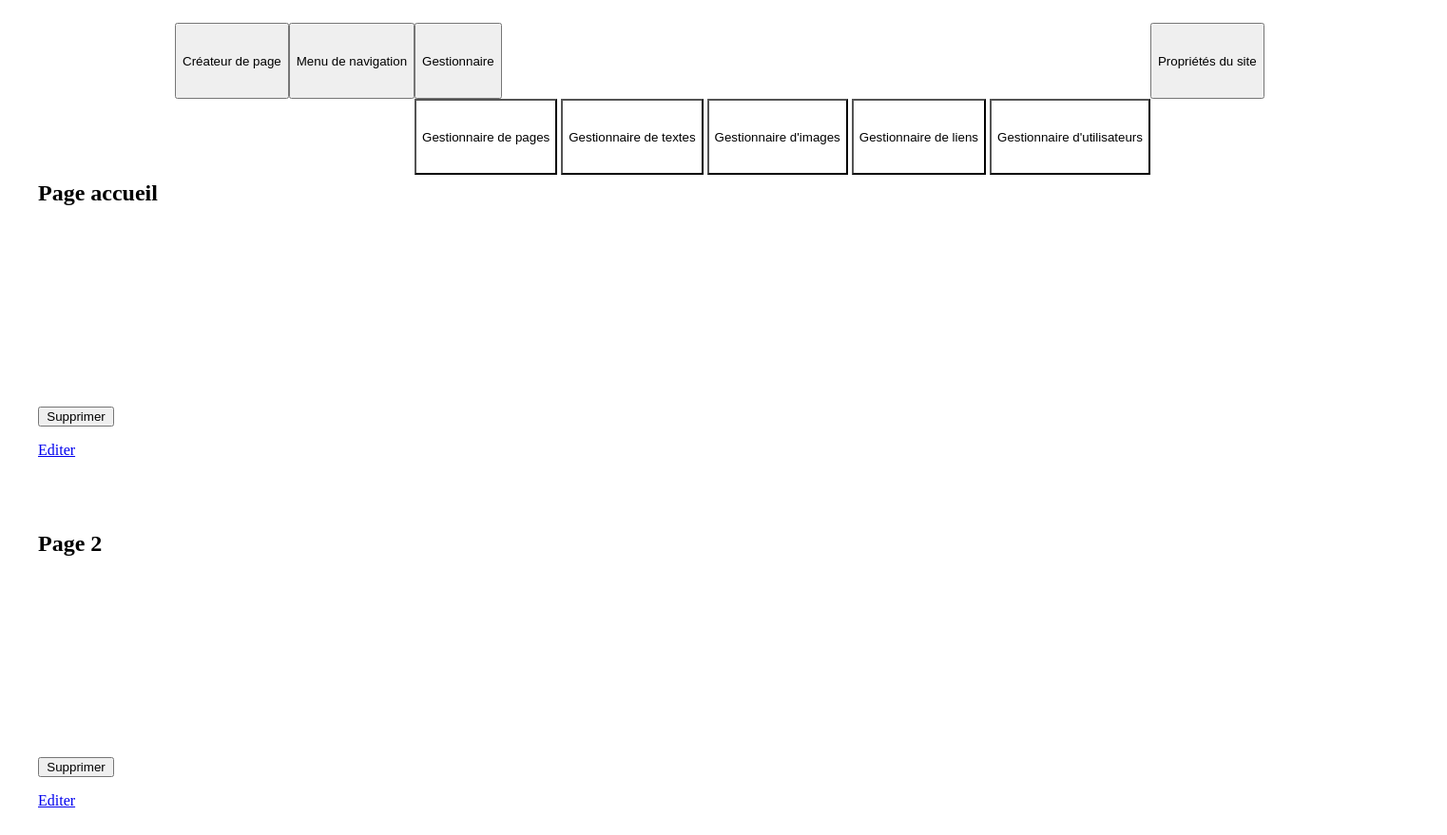
Page /editor/textemanager.php on the earlier database version.
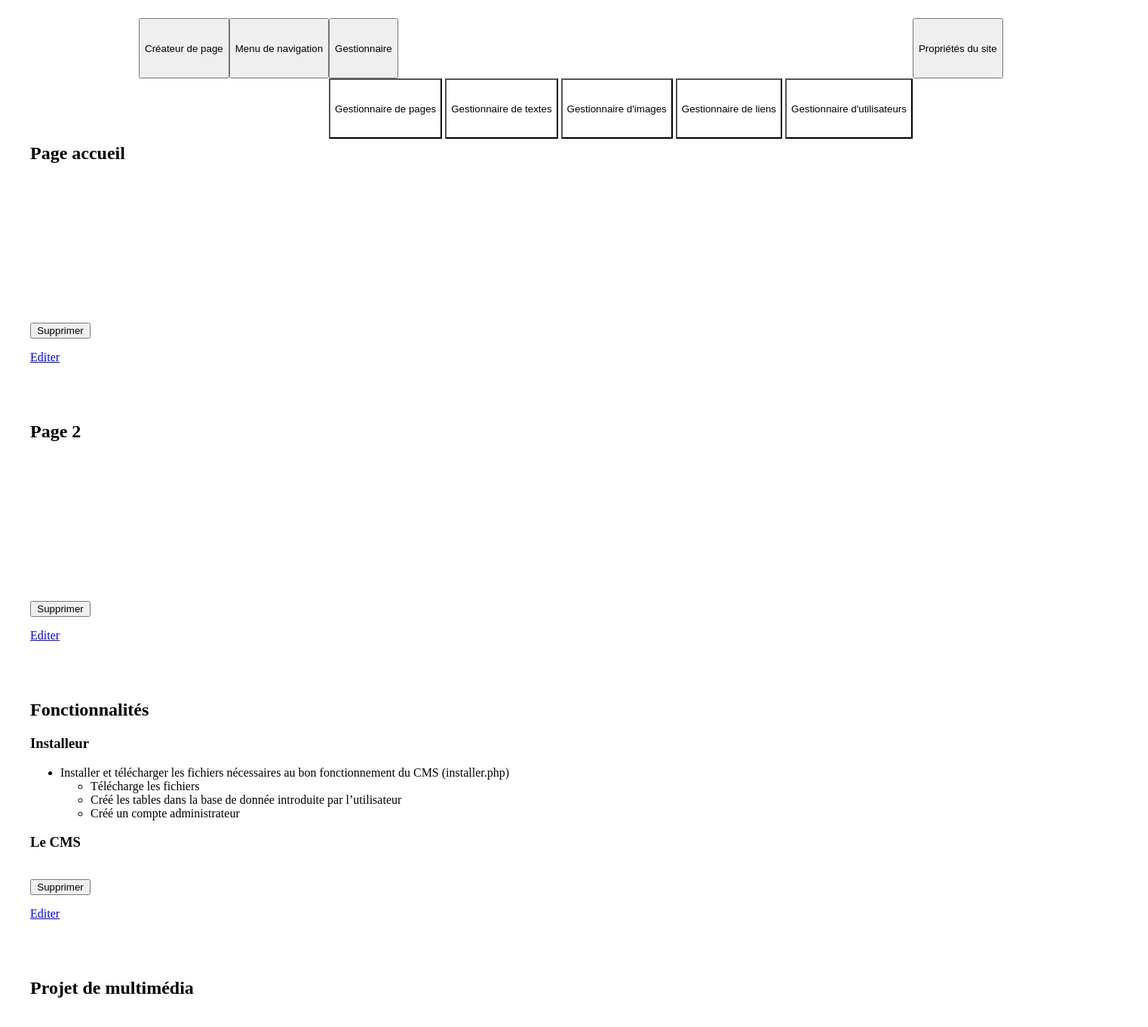
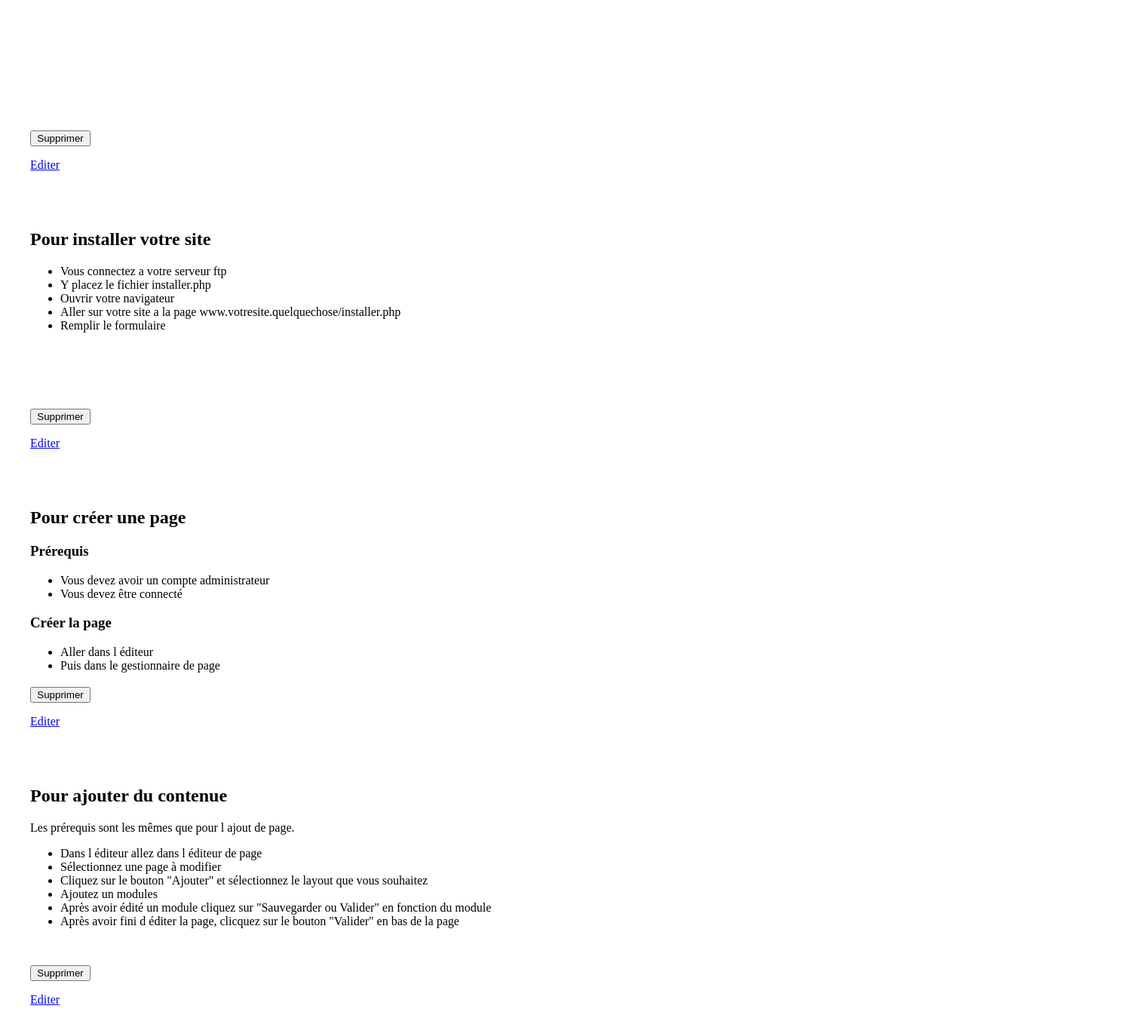
Same page on the later database version (2 pictures, top to bottom).
### tables this page shows
CREATE TABLE IF NOT EXISTS `textes` (
  `id` int(10) UNSIGNED NOT NULL AUTO_INCREMENT,
  `texte` longtext NOT NULL,
  PRIMARY KEY (`id`)
);

### editor/textemanager.php (the view, shortened to what this page needs)
<?php
    $req ="SELECT count(*) as 'nbr' FROM `textes`";
    $res = mysqli_fetch_array(mysqli_query($BDD,$req),MYSQLI_ASSOC);
?>
<?php include("editor/php/EditorHeader.php") ?>
<div class="container">
    <div class="row Pageaff">
        <?php
            if($res["nbr"] != 0){
                $req = "SELECT * FROM `textes`";
                $res = mysqli_query($BDD,$req);
                while($texte = mysqli_fetch_array($res,MYSQLI_ASSOC)){
        ?>
                    <div class="col-md-4">
                        <div class="vignet">
                            <div class="pastrop">
                                <p><?php echo $texte["texte"]?><p>
                            </div>
                            <br>
                            <div class="row">
                                <form method="post" onSubmit="if(!confirm('Etes-vous certain de vouloir supprimer le texte ?')){return false;}">
                                    <input class="webLink EditBtnBig" type="submit" value="Supprimer">
                                </form>
                                <a href="index.php?p=TextWritter&text=<?php echo $texte["id"]?>" class="webLink EditBtn">Editer</a>
                            </div>
                        </div>
                    </div>
        <?php
                }
            }
        ?>
    </div>
</div>

Differences in the rows shown:
added textes: texte "Fonctionnalités Installeur Installer et télécharger les fichiers nécessaires au bon fonctionnement du CMS (installer.php) Télécharge les fichiers Créé les tables dans la base de donnée introduite par l’utilisateur Créé un compte administrateur Le CMS"
added textes: texte "Projet de multimédia"
added textes: texte "Pour installer votre site Vous connectez a votre serveur ftp Y placez le fichier installer.php Ouvrir votre navigateur Aller sur votre site a la page www.votresite.quelquechose/installer.php Remplir le formulaire"
added textes: texte "Pour créer une page Prérequis Vous devez avoir un compte administrateur Vous devez être connecté Créer la page Aller dans l éditeur Puis dans le gestionnaire de page"
added textes: texte "Pour ajouter du contenue Les prérequis sont les mêmes que pour l ajout de page. Dans l éditeur allez dans l éditeur de page Sélectionnez une page à modifier Cliquez sur le bouton \"Ajouter\" et sélectionnez le layout que vous souhaitez Ajoutez un modules Après avoir édité un module cliquez sur \"Sauvegarder ou Valider\" en fonction du module Après avoir fini d éditer la page, clicquez sur le bouton \"Valider\" en bas de la page"
